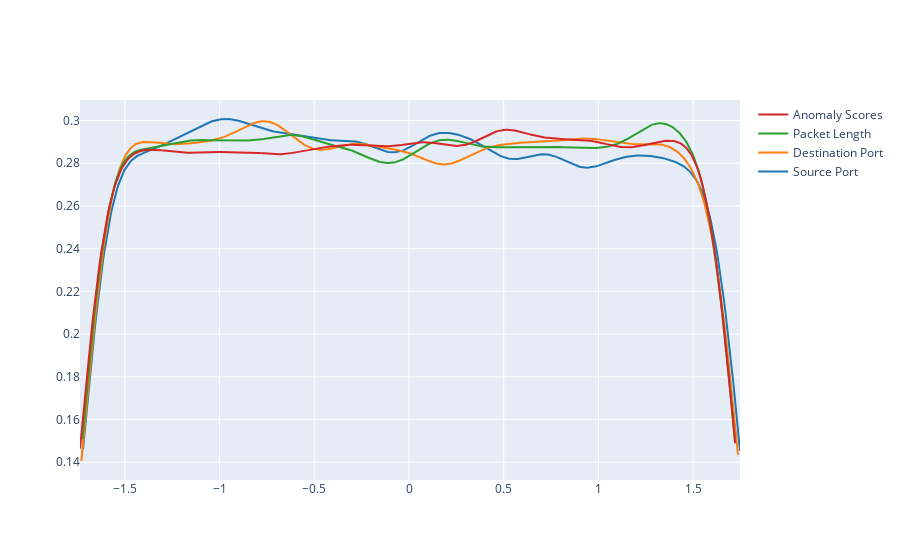

The notebook cell this image was saved under:
### Markdown cell above
From the graphic we cannot see clusters depending on the type of attack. The distribution is dense.

### Code cell
def create_displot(data, group_labels):
    return ff.create_distplot(data, group_labels=group_labels, bin_size=25, show_hist=False, show_rug=False)

num_cols = df.select_dtypes(include="number").columns.tolist()
temp_data = df[num_cols].dropna(axis = "columns", how="any")
temp_data = (temp_data - temp_data.mean(axis=0)) / temp_data.std(axis=0)
displot = create_displot([temp_data[x] for x in num_cols], group_labels=[x for x in num_cols])
displot.show()

### Figure 1 — Plotly figure (JSON) as saved in the notebook; plotly's stock layout.template omitted (floating-point values rounded to 4 significant figures; data arrays with more than 128 entries replaced by an {"elided": "..."} marker saying what was removed)
{"data": [{"legendgroup": "Source Port", "marker": {"color": "rgb(31, 119, 180)"}, "mode": "lines", "name": "Source Port", "showlegend": true, "type": "scatter", "x": {"elided": "500 float values"}, "xaxis": "x", "y": {"elided": "500 float values"}, "yaxis": "y"}, {"legendgroup": "Destination Port", "marker": {"color": "rgb(255, 127, 14)"}, "mode": "lines", "name": "Destination Port", "showlegend": true, "type": "scatter", "x": {"elided": "500 float values"}, "xaxis": "x", "y": {"elided": "500 float values"}, "yaxis": "y"}, {"legendgroup": "Packet Length", "marker": {"color": "rgb(44, 160, 44)"}, "mode": "lines", "name": "Packet Length", "showlegend": true, "type": "scatter", "x": {"elided": "500 float values"}, "xaxis": "x", "y": {"elided": "500 float values"}, "yaxis": "y"}, {"legendgroup": "Anomaly Scores", "marker": {"color": "rgb(214, 39, 40)"}, "mode": "lines", "name": "Anomaly Scores", "showlegend": true, "type": "scatter", "x": {"elided": "500 float values"}, "xaxis": "x", "y": {"elided": "500 float values"}, "yaxis": "y"}], "layout": {"barmode": "overlay", "hovermode": "closest", "legend": {"traceorder": "reversed"}, "xaxis": {"anchor": "y2", "domain": [0, 1], "zeroline": false}, "yaxis": {"anchor": "free", "domain": [0, 1], "position": 0}}}
